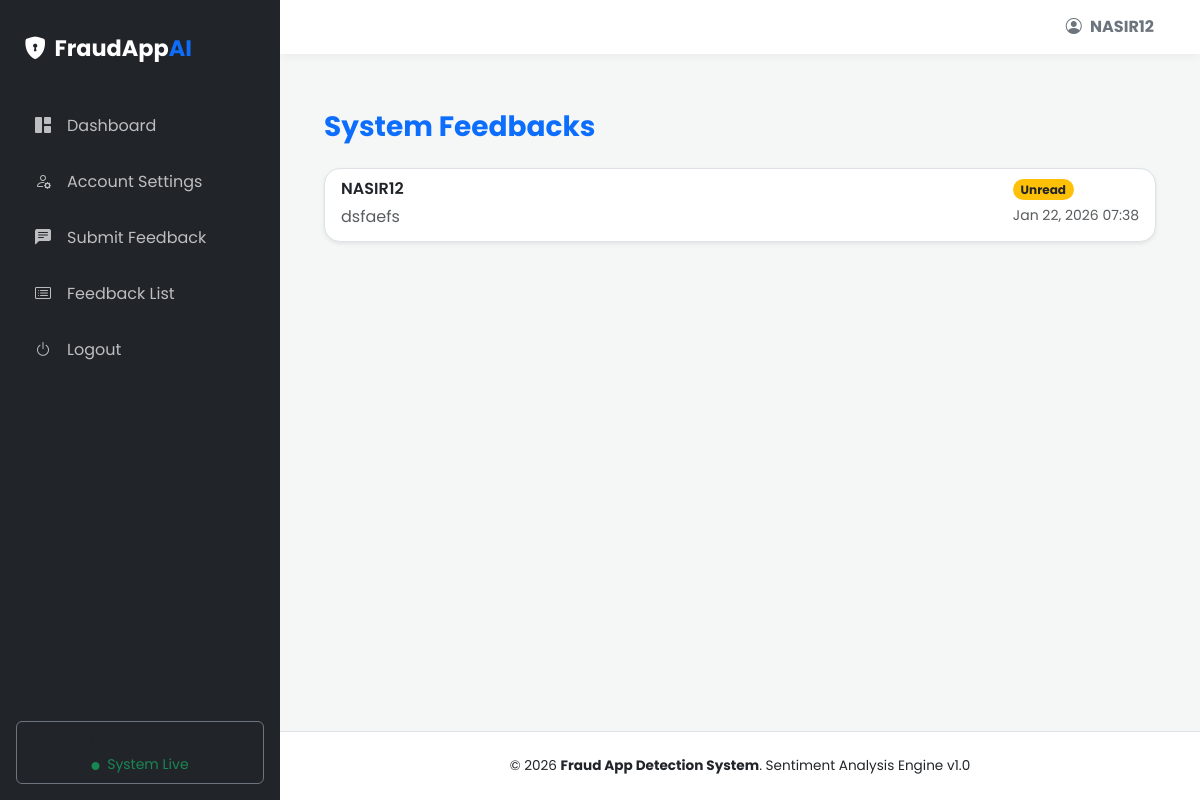
/feedback/list/ (signed in), run on an earlier commit of the app's database.
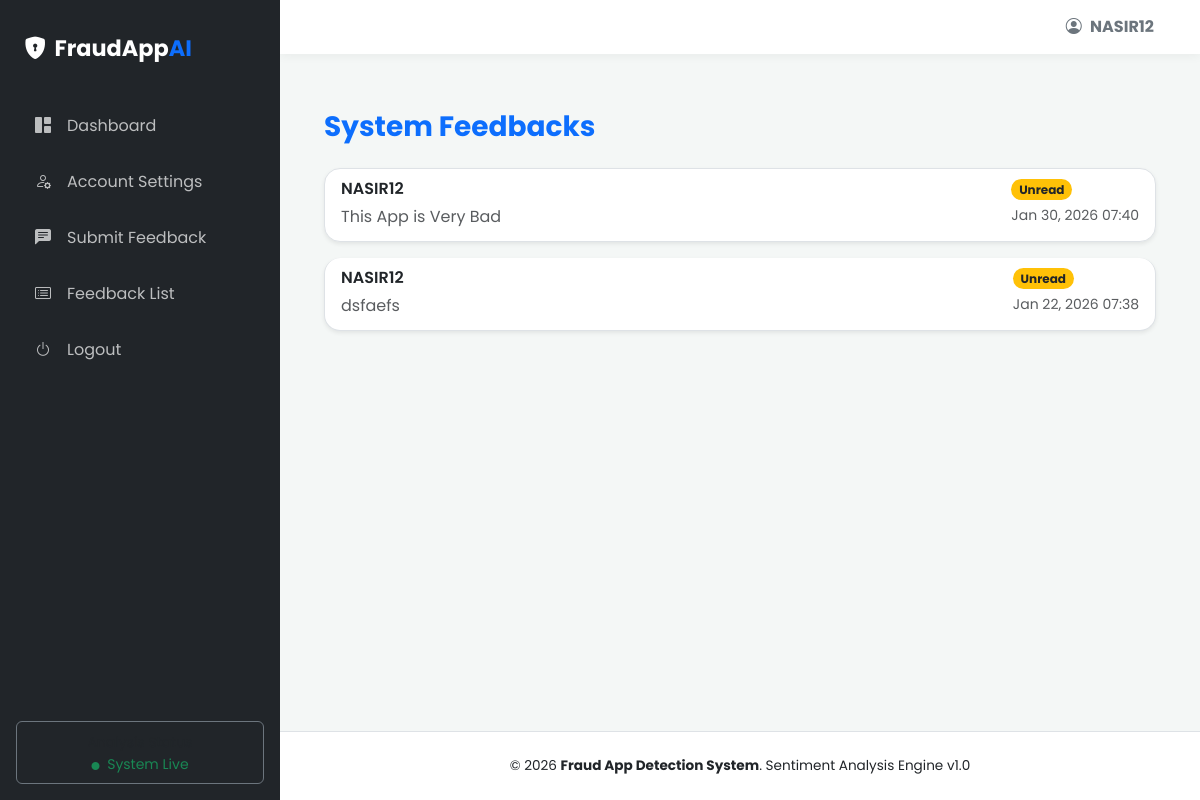
And on a later commit of the database.
### myapp/models.py (models this page shows, shortened)
class SystemFeedback(models.Model):
    feedback_id = models.AutoField(primary_key=True)
    user = models.ForeignKey('user_register', on_delete=models.CASCADE)
    message = models.TextField()
    STATUS_CHOICES = [
        ('Unread', 'Unread'),
        ('Read', 'Read'),
    ]
    status = models.CharField(
        max_length=10,
        choices=STATUS_CHOICES,
        default='Unread'
    )
    submitted_at = models.DateTimeField(default=timezone.now)

class user_register(models.Model):
    id = models.AutoField(primary_key=True)
    profile_picture = models.ImageField(upload_to='profile_pics/', blank=True, null=True)
    full_name = models.CharField(max_length=255)
    username = models.CharField(max_length=150, unique=True)
    email = models.EmailField(unique=True)
    password = models.CharField(max_length=128)
    GENDER_CHOICES = [
        ('male', 'Male'),
        ('female', 'Female'),
    ]
    gender = models.CharField(max_length=6, choices=GENDER_CHOICES)
    age = models.PositiveIntegerField()

### myapp/views.py (the view)
# urls.py: path('feedback/list/', views.feedback_list, name='feedback_list'),
def feedback_list(request):
    username = request.session.get('username')
    if not username:
        return redirect('login')
    user = user_register.objects.get(username=username)
    feedbacks = SystemFeedback.objects.filter(user=user).order_by('-submitted_at')
    return render(request, 'feedback_list.html', {'feedbacks': feedbacks, 'username': username})

### templates/feedback_list.html (shortened to what this page needs)
{% extends "base.html" %}
{% load static %}
{% block content %}
<div class="container mt-4 mb-5">
    <h3 class="fw-bold mb-4 text-primary">System Feedbacks</h3>
    {% if feedbacks %}
        <div class="list-group">
            {% for feedback in feedbacks %}
                <div class="list-group-item list-group-item-action shadow-sm rounded-4 mb-3">
                    <div class="d-flex justify-content-between align-items-start">
                        <div>
                            <p class="mb-1 fw-semibold">{{ feedback.user.username }}</p>
                            <p class="mb-1 text-muted">{{ feedback.message }}</p>
                        </div>
                        <div>
                            <span class="badge rounded-pill
                                {% if feedback.status == 'Read' %}bg-success{% else %}bg-warning text-dark{% endif %}">
                                {{ feedback.status }}
                            </span>
                            <small class="d-block text-muted mt-1">{{ feedback.submitted_at|date:"M d, Y H:i" }}</small>
                        </div>
                    </div>
                </div>
            {% endfor %}
        </div>
    {% else %}
        <p class="text-muted">No feedback submitted yet.</p>
    {% endif %}
</div>
{% endblock %}

What changed in the data, as far as the page shows it:
added SystemFeedback: user.username "NASIR12", message "This App is Very Bad", status "Unread", submitted_at "Jan 30, 2026 07:40"
